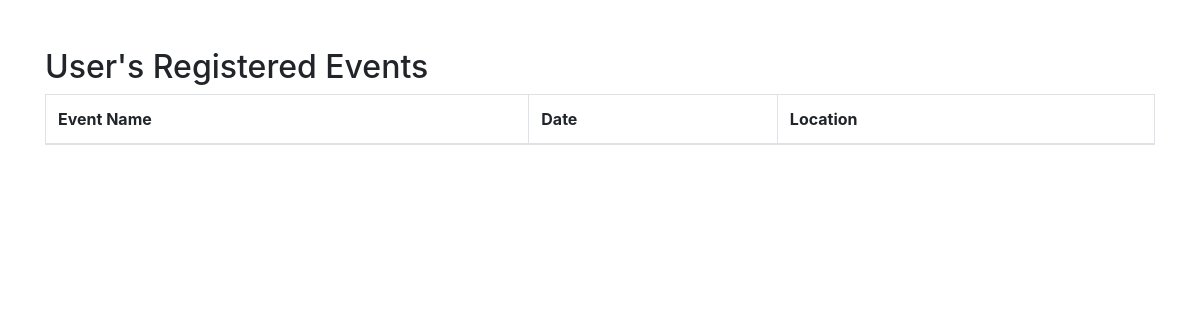
The page /view_user_events.php?user_id=11 on the database as committed earlier.
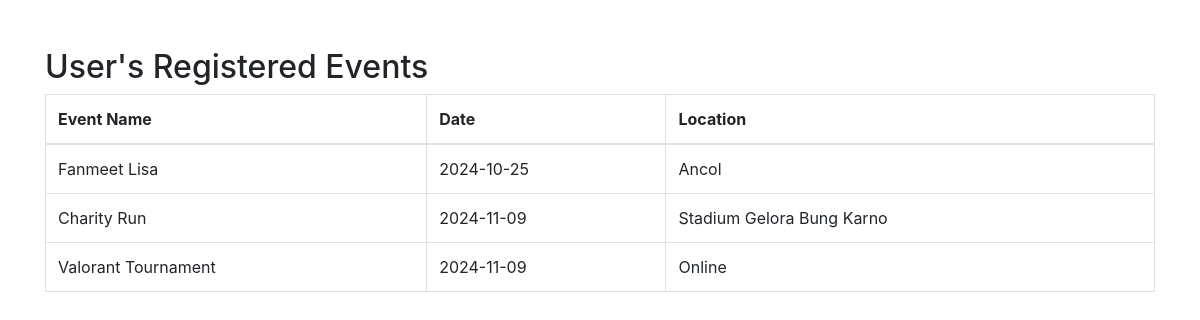
The same page on the database as committed later.
### tables this page shows
CREATE TABLE `events` (
  `event_id` int(11) NOT NULL,
  `event_name` varchar(255) DEFAULT NULL,
  `event_date` date DEFAULT NULL,
  `event_time` time DEFAULT NULL,
  `event_location` varchar(255) DEFAULT NULL,
  `event_description` text NOT NULL,
  `max_participants` int(11) DEFAULT NULL,
  `event_image` varchar(255) DEFAULT NULL,
  `status` enum('open','closed','canceled') DEFAULT 'open'
);

### view_user_events.php (the view, shortened to what this page needs)
<?php
require 'config.php';
$user_id = $_GET['user_id'];
$stmt = $conn->prepare("SELECT e.event_name, e.event_date, e.event_location
                        FROM registrations r
                        JOIN events e ON r.event_id = e.event_id
                        WHERE r.user_id = ?");
$stmt->bind_param("i", $user_id);
$stmt->execute();
$result = $stmt->get_result();
?>
<!DOCTYPE html>
<html lang="en">
<head>
    <link rel="stylesheet" href="https://stackpath.bootstrapcdn.com/bootstrap/4.5.2/css/bootstrap.min.css">
</head>
<body>
    <div class="container mt-5">
        <h2>User's Registered Events</h2>
        <table class="table table-bordered">
            <thead>
                <tr>
                    <th>Event Name</th>
                    <th>Date</th>
                    <th>Location</th>
                </tr>
            </thead>
            <tbody>
                <?php while ($row = $result->fetch_assoc()) { ?>
                    <tr>
                        <td><?php echo $row['event_name']; ?></td>
                        <td><?php echo $row['event_date']; ?></td>
                        <td><?php echo $row['event_location']; ?></td>
                    </tr>
                <?php } ?>
            </tbody>
        </table>
    </div>
</body>
</html>

Rows that differ between the two databases and show on the page:
added events: event_name "Fanmeet Lisa", event_date "2024-10-25", event_location "Ancol"
added events: event_name "Charity Run", event_date "2024-11-09", event_location "Stadium Gelora Bung Karno"
added events: event_name "Valorant Tournament", event_date "2024-11-09", event_location "Online"
